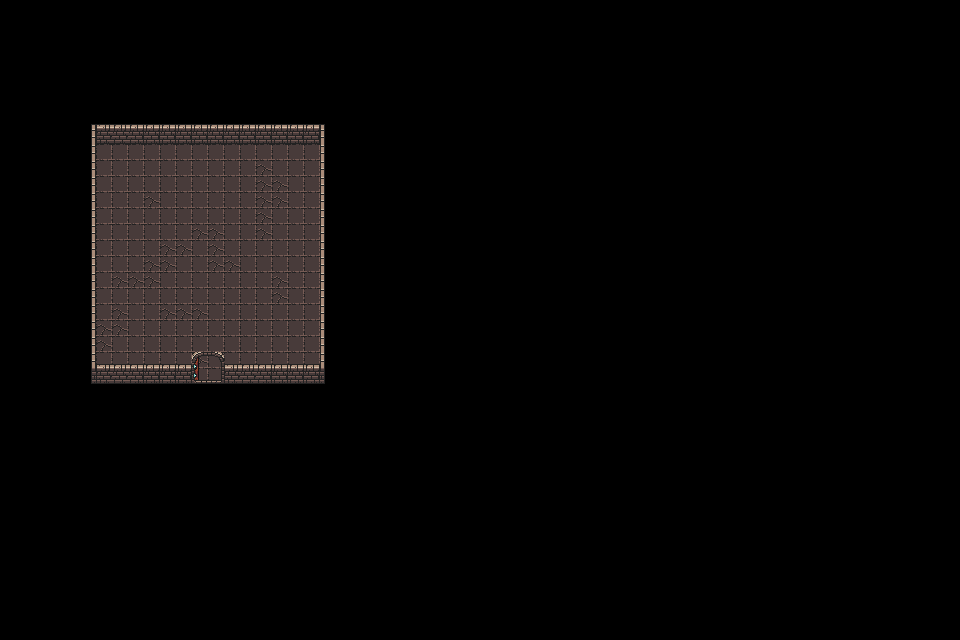

Tiled map render using the project's own tile images. Description and the map definition, with tile-layer contents summarised, below:
An orthogonal 60x40 tile map with 16x16 px tiles, 4 tile layers (piso, pared, decoracion, especial) and 1 object.

<map version="1.2" tiledversion="1.2.4" orientation="orthogonal" renderorder="right-down" width="60" height="40" tilewidth="16" tileheight="16" infinite="0" nextlayerid="6" nextobjectid="3">
 <tileset firstgid="1" source="0x72_DungeonTilesetII_v1.3.tsx" />
 <layer id="1" name="piso" width="60" height="40">
  <data>[2400 cells, 210 non-empty, 1 distinct tile ids]</data>
 </layer>
 <objectgroup id="5" name="Colision">
  <object id="2" x="107" y="142">
   <polyline points="0,0 212,2 213,239 -9,240 -7,4" />
  </object>
 </objectgroup>
 <layer id="2" name="pared" width="60" height="40">
  <data>[2400 cells, 62 non-empty, 12 distinct tile ids]</data>
 </layer>
 <layer id="3" name="decoracion" width="60" height="40">
  <data>[2400 cells, 30 non-empty, 1 distinct tile ids]</data>
 </layer>
 <layer id="4" name="especial" width="60" height="40">
  <data>[2400 cells, 30 non-empty, 12 distinct tile ids]</data>
 </layer>
</map>
